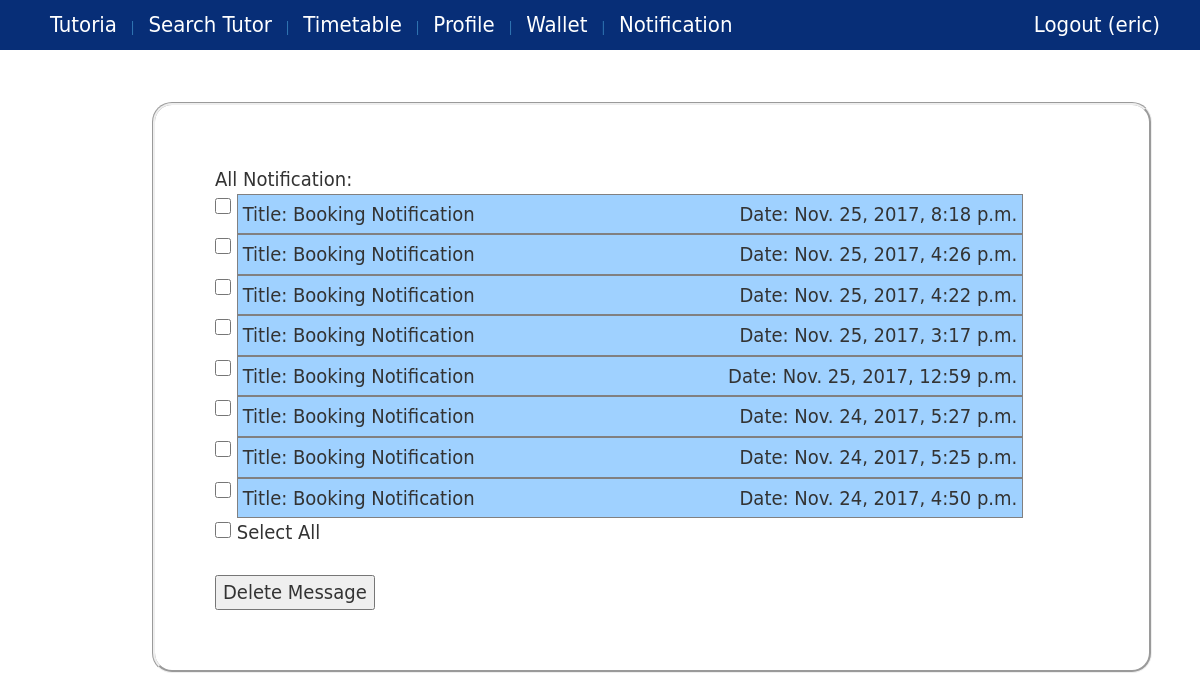
Before: /notification/ (signed in) with the older database file.
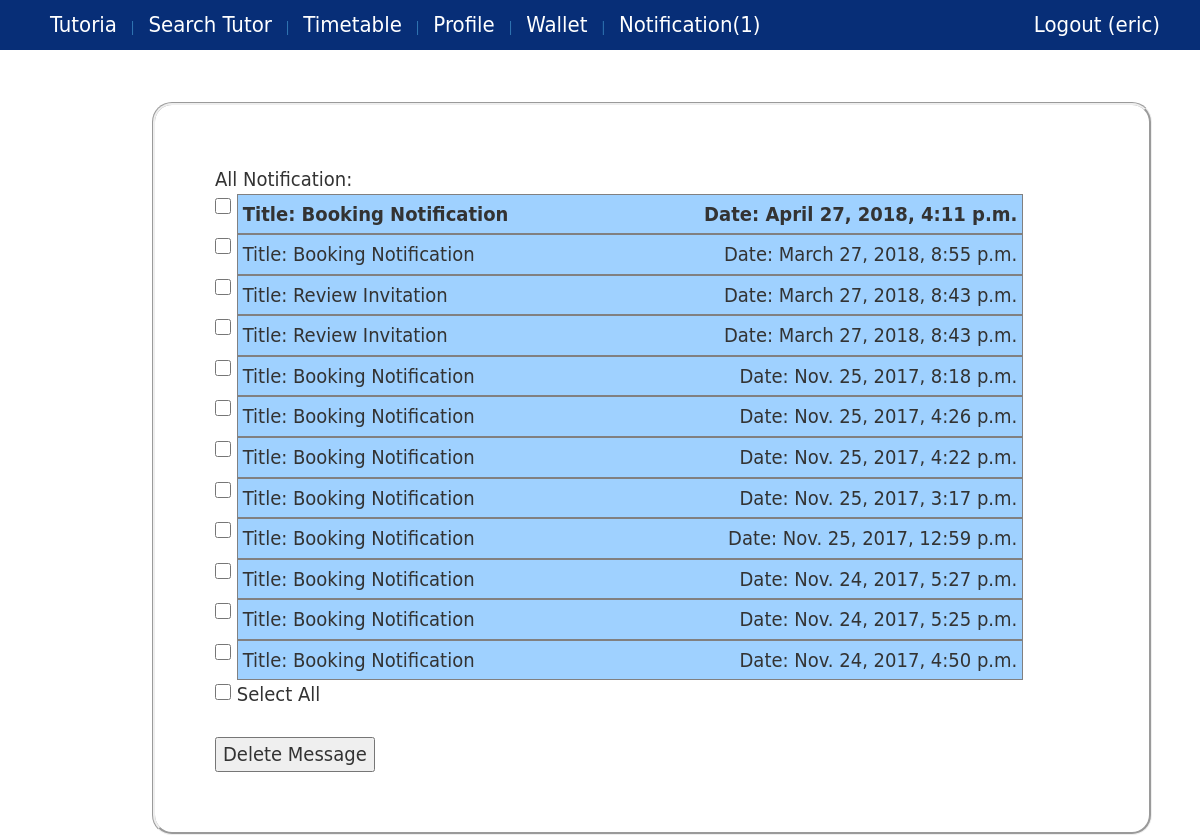
After: the same page with the newer database file.
### core/models.py (models this page shows, shortened)
class Notification(models.Model):
    profile = models.ForeignKey(Profile, on_delete=models.CASCADE)
    title = models.CharField(max_length=100)
    message = models.CharField(max_length=1000)
    date = models.DateTimeField()
    checked = models.BooleanField(default=False)

class Profile(models.Model):
    user = models.OneToOneField(User, on_delete=models.CASCADE)
    phone = models.CharField(max_length=20)
    user_type =  models.ForeignKey(UserType)
    image = models.ImageField(upload_to='profile_image',blank=True)
    wallet = models.OneToOneField(Wallet)
    @property
    def hasNotification(self):
        return len(Notification.objects.filter(profile=self,checked=False))>0
    @property
    def getNotificationNum(self):
        return len(Notification.objects.filter(profile=self,checked=False))

### core/views.py (the view)
# urls.py: url(r'^notification/$', views.notification, name='view_notification'),
def notification(request):
    if request.user.username =="admin":
        request.session['title'] = "Restricted Access"
        request.session['message'] = "You are logged-in as admin."
        return HttpResponseRedirect(reverse('message'))
    if request.POST:
        msg=""
        context={}
        if 'message_id' in request.POST:
            IDs = request.POST.getlist('message_id')
        if len(IDs)==0:
            notif_list = Notification.objects.filter(profile=request.user.profile).order_by('-date')
            context={'list':notif_list,'msg': "No item is selected."}
            return render(request, 'notification.html', context)
        for each in IDs:
            try:
                s = Notification.objects.get(pk=each)
            except:
                notif_list = Notification.objects.filter(profile=request.user.profile).order_by('-date')
                context={'list':notif_list,'msg': "Item is already deleted."}
                return render(request, 'notification.html', context)
            s.delete()
        msg+="{} notifications has been deleted.".format(len(IDs))
        context['msg']=msg
        notif_list = Notification.objects.filter(profile=request.user.profile).order_by('-date')
        context['list']=notif_list
        return render(request, 'notification.html', context)
    else:
        notif_list = Notification.objects.filter(profile=request.user.profile).order_by('-date')
        context={'list':notif_list}
        return render(request, 'notification.html', context)

### core/templates/notification.html (shortened to what this page needs)
{% extends 'base.html' %}
{% block content %}
    {% if list %}
        All Notification:
        <form action="{% url 'view_notification' %}" method="post">
            {% for each in list %}
                <div id="msg_{{each.id}}" class="msg_wrapper">
                        <input type="checkbox" name="message_id" value="{{each.id}}" class="checkbox_group"/>
                        <div class="second_wrapper">
                            {% if not each.checked %}
                                <div id="title_{{each.id}}" style="font-weight: bold" class="title_group">
                                    <span>Title: {{each.title}}</span>
                                    <span class="pull-right">Date: {{each.date}}</span>
                                </div>
                            {% else %}
                                <div id="title_{{each.id}}" class="title_group">
                                    <span>Title: {{each.title}}</span>
                                    <span class="pull-right">Date: {{each.date}}</span>
                                </div>
                            {% endif %}
                        </div>
                </div>
            {% endfor %}
        <input type="checkbox" id="select_all" onclick="selectAll()" class="checkbox_group"/> Select All
        <br/><br/>
        <input type="submit" value="Delete Message" onclick="return confirmDeleteMessage()">
    </form>
    {% else %}
        <h2>No Notification yet.</h2>
    {% endif %}
{% endblock %}

### core/templates/base.html (shortened to what this page needs)
{% load static %}
<!DOCTYPE html>
<html>
<head>
    <link rel="stylesheet" href="{% static 'css/base.css' %}">
    <link rel="stylesheet" href="https://maxcdn.bootstrapcdn.com/bootstrap/3.3.7/css/bootstrap.min.css">
</head>
<body>
    <div id="wrapper">
        <header>
            <nav id="navigation">
                <ul>
                    <a href="{% url 'homepage' %}">
                        <li>Tutoria</li>
                    </a>
                    {% ifnotequal user.username "admin" %}
                        {% if user.is_authenticated %}
                            <a href="{% url 'search_tutor' %}">
                                | <li>Search Tutor</li>
                            </a>
                            <a href="{% url 'view_timetable' %}">
                                | <li>Timetable</li>
                            </a>
                            <a href="{% url 'edit_profile' %}">
                                | <li>Profile</li>
                            </a>
                            <a href="{% url 'view_wallet' %}">
                                | <li>Wallet</li>
                            </a>
                            <a href="{% url 'view_notification' %}">
                                {%if user.profile.hasNotification %}
                                    | <li>Notification({{user.profile.getNotificationNum}})</li>
                                {% else %}
                                    | <li>Notification</li>
                                {% endif %}
                            </a>
                            <a href="{% url 'logout' %}" id="logoutButton" class="pull-right">
                                <li>Logout ({{ user.username }}) </li>
                            </a>
                        {% endif %}
                    {% endifnotequal %}
                </ul>
            </nav>
        </header>
        <div id="main">
            <article>
                <section class="box">
                    {% block content %} {% endblock %}
        </div>
    </div>
</body>
</html>

### core/static/css/base.css (style rules this page uses)
* { margin:0 auto; padding:0 auto; }
html,body { height:100%; }
#wrapper { min-height:100%; position:relative; }
a:link { text-decoration: none; }
nav#navigation { position: fixed; border-radius:10px; top:0; left:0; right:0; width: 100%; height: 50px; background-color:rgba(255,255,255,0.2); z-index: 1; }
nav#navigation ul { box-sizing:border-box; list-style:none; height:50px; padding-bottom:5px; background-color:rgb(7, 46, 119); top:5px; }
nav#navigation ul li { box-sizing:border-box; font-family:"Gill Sans", "Gill Sans MT", "Myriad Pro", "DejaVu Sans Condensed", Helvetica, Arial, sans-serif; font-size:22px; font-weight:300; display:inline; border-radius:10px; color:rgb(255, 255, 255); position:relative; line-height:50px; padding-left:10px; padding-right:10px; }
#main { padding-top:50px; padding-bottom:50px; }
.box { overflow: hidden; font-size:20px; font-family:"Gill Sans", "Gill Sans MT", "Myriad Pro", "DejaVu Sans Condensed", Helvetica, Arial, sans-serif; box-sizing:border-box; width:1000px; padding:60px; border:groove; border-radius:20px; margin:2px; position:relative; top:50px; left:150px; }
#logoutButton, #logoutButton, #signupButton { padding-right: 30px; }

### core/templates/notification.html (style rules this page uses)
.checkbox_group { width: 16px; height: 16px; vertical-align: top; }
.msg_wrapper { display: block; }
.second_wrapper { display: inline-block; }
.second_wrapper { width: 90%; }
.title_group { display: block; padding: 5px; text-align: left; background-color: #9fd1ff; border: solid 1px #818080; word-wrap: break-word; }

Changed rows visible on the page:
added Notification: title "Booking Notification", date "April 27, 2018, 4:11 p.m."
added Notification: title "Booking Notification", date "March 27, 2018, 8:55 p.m."
added Notification: title "Review Invitation", date "March 27, 2018, 8:43 p.m."
added Notification: title "Review Invitation", date "March 27, 2018, 8:43 p.m."
Other visible differences:
{{ user.profile.getNotificationNum }}: (not shown) → "1"
text no longer shown: "Notification"
text now shown: "Notification( )"
